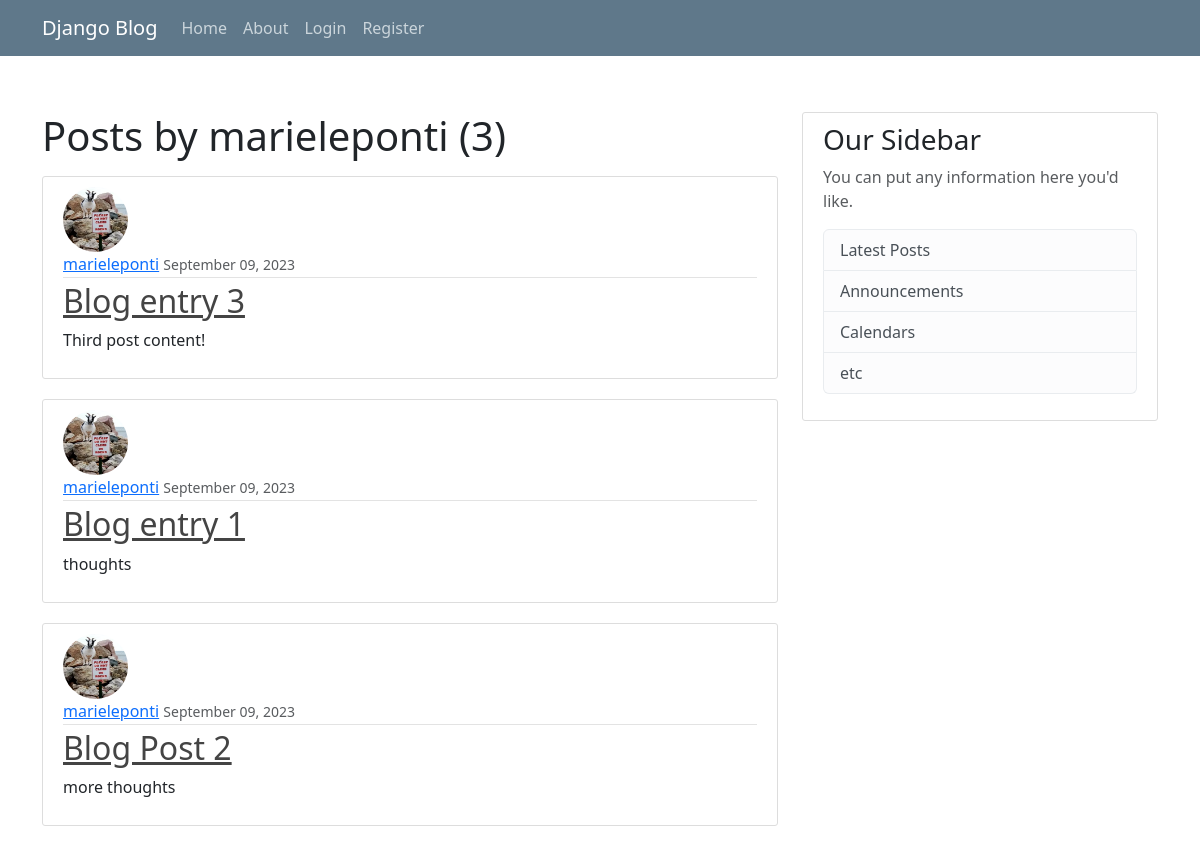
Page /user/marieleponti on the earlier database version.
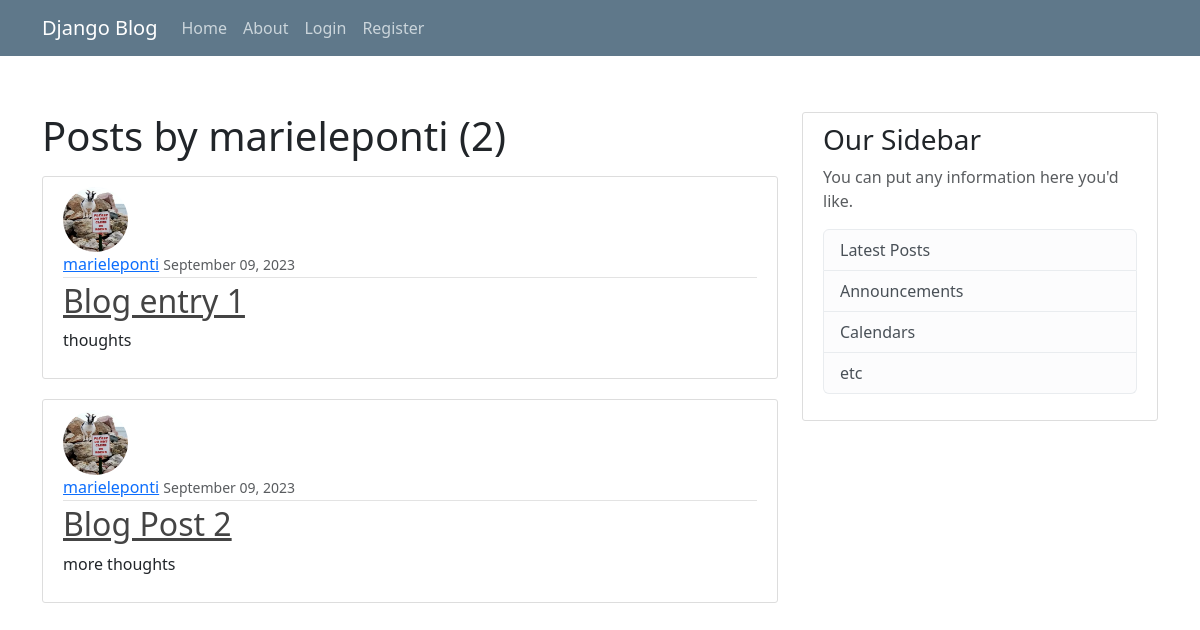
Same page on the later database version.
### blog_app/models.py (models this page shows, shortened)
class Post(models.Model):
    title = models.CharField(max_length=100)
    content = models.TextField()
    date_posted = models.DateTimeField(default=timezone.now, blank=True)
    author = models.ForeignKey(User, on_delete=models.CASCADE)

### users/models.py (models this page shows, shortened)
class Profile(models.Model):
    user = models.OneToOneField(User, on_delete=models.CASCADE)
    image = models.ImageField(default='default.jpg', upload_to='profile_pics')

### blog_app/views.py (the view)
# urls.py: path('user/<str:username>', UserPostListView.as_view(), name='user-posts'),
class UserPostListView(ListView):
    model = Post
    template_name = 'blog_app/user_posts.html'
    context_object_name = 'posts'
    ordering = ['-date_posted']
    paginate_by = 8
    def get_queryset(self):
        user = get_object_or_404(User, username=self.kwargs.get('username'))
        return Post.objects.filter(author=user).order_by('-date_posted')

### blog_app/templates/blog_app/user_posts.html (shortened to what this page needs)
{%  extends './base.html' %}
{%  block content %}
<h1 class="mb-3">Posts by {{ view.kwargs.username }} ({{ page_obj.paginator.count }})</h1>
    {% for post in posts %}
    <article class="media content-section">
      <img class="rounded-circle article-img" src="{{ post.author.profile.image.url }}">
        <div class="media-body">
          <div class="article-metadata">
            <a class="mr-2" href="{% url 'user-posts' post.author.username %}">{{ post.author }}</a>
            <small class="text-muted">{{ post.date_posted | date:"F m, Y"}}</small>
          </div>
          <h2><a class="article-title" href="{% url 'post-detail' post.id %}">{{ post.title }}</a></h2>
          <p class="article-content">{{ post.content }}</p>
        </div>
      </article>
    {% endfor %}
{%  endblock content%}

Differences in the rows shown:
removed Post: author.profile.image (picture), author "marieleponti", date_posted "September 09, 2023", title "Blog entry 3", content "Third post content!"
Other differences:
{{ page_obj.paginator.count }}: "3" → "2"
